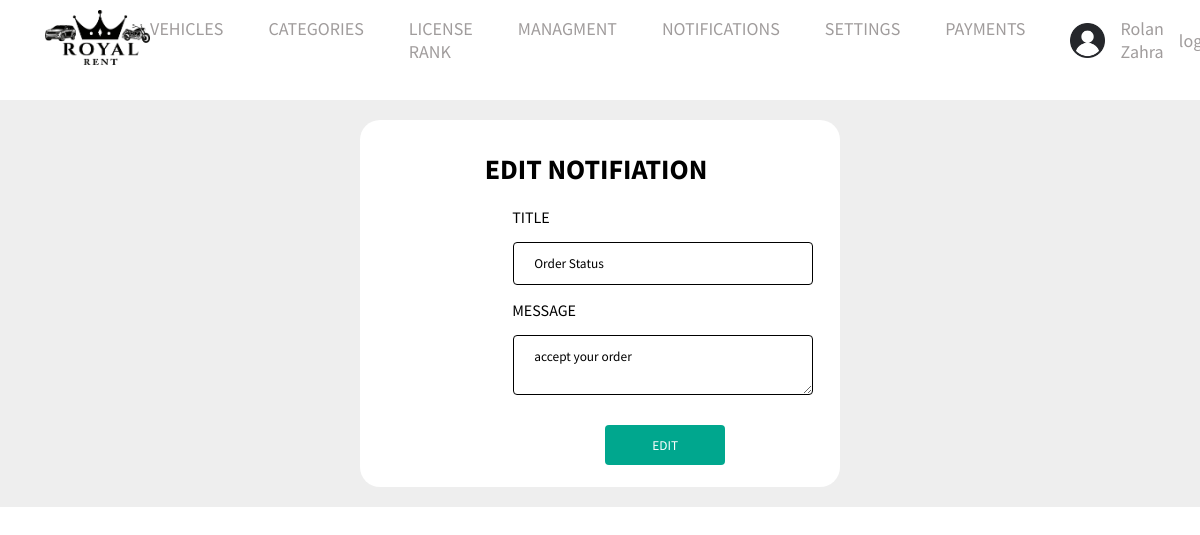
Screenshot of /admin/editnotification.php?id=100 (signed in) with the database file from the repository.
### tables this page shows
CREATE TABLE `settings` (
  `id` int(11) NOT NULL,
  `name` varchar(111) NOT NULL,
  `logo` varchar(111) NOT NULL,
  `email` varchar(111) NOT NULL,
  `phone` varchar(111) NOT NULL,
  `whatsapp` varchar(111) NOT NULL,
  `facebook` varchar(111) NOT NULL,
  `instagram` varchar(111) NOT NULL,
  `address` varchar(111) NOT NULL
);

CREATE TABLE `notification` (
  `id` int(11) NOT NULL,
  `to_id` int(11) NOT NULL,
  `title` varchar(111) NOT NULL,
  `message` varchar(111) NOT NULL,
  `from_user` varchar(111) NOT NULL,
  `read_at` varchar(1) DEFAULT NULL
);

### admin/editnotification.php (the view, shortened to what this page needs)
<?php
$selected = 'dashboradAdd';
include("include/header.php");
$id = $_GET['id'];
if ($id && is_numeric($id)) {
    $stmt = $con->prepare("select * from    notification where id=? limit 1");
    $stmt->execute(array($id));
    $count = $stmt->rowCount();
    if ($count > 0) {
        $notification = $stmt->fetch();
    } else {
        header("Location:notifications.php");
        exit;
    }
}
$title = $notification['title'];
$message = $notification['message'];
?>
<div class="data">
    <div class="items">
        <div class="header">
            <h1>EDIT NOTIFIATION</h1>
        </div>
        <div class="text-center">
            <div class="text-center">
                <form action="<?php $_SERVER['PHP_SELF'] ?>" method="POST">
                    <label for="fname"> TITLE</label>
                    <input type="text" id="title" name="title" value="<?php echo $title ?>">
                    <label for="fname"> MESSAGE</label>
                    <textarea name="message"><?php echo $message ?></textarea>
                    <input type="submit" value="EDIT" class="btn-post">
                </form>
            </div>
        </div>
    </div>
</div>

### admin/include/header.php (shortened to what this page needs)
<?php
require_once "connect.php";
?>
<!DOCTYPE html>
<html lang="en">
<head>
    <link rel="stylesheet" href="Styles/global.css">
    <link rel="stylesheet" href="Styles/navbar.css">
    <link rel="stylesheet" href="Styles/footer.css">
    <?php if ($selected == 'dashborad') { ?>
        <link rel="stylesheet" href="../Styles/dashborad.css">
    <?php } else if ($selected == 'dashboradAdd') { ?>
        <link rel="stylesheet" href="../Styles/dashboradAdd.css">
    <?php
    } else {
    ?>
        <link rel="stylesheet" href="../Styles/admin.css">
    <?php } ?>
    <link rel="stylesheet" href="https://cdnjs.cloudflare.com/ajax/libs/font-awesome/6.1.1/css/all.min.css" />
</head>
<body>
    <div class="navigation">
        <div class="nav-Content">
            <?php
            $stmt = $con->prepare('select *  from settings where id=1');
            $stmt->execute();
            $stting = $stmt->fetch();
            ?>
            <a ><img class="Logo" src="../images/<?php echo $stting['logo'] ?> " alt="Logo"></a>
            <ul class="nav-links" id="navLinks">
                <li class="test-menu"><a <?php if (
                                                basename($_SERVER['PHP_SELF']) == "vehicles.php" ||
                                                basename($_SERVER['PHP_SELF']) == 'user_vehicles.php' ||
                                                basename($_SERVER['PHP_SELF']) == 'receipt_vehicles.php' ||
                                                basename($_SERVER['PHP_SELF']) == 'commentsuser.php'
                                            ) {
                                                echo "class='selected'";
                                            } ?>>VEHICLES</a>
        </li>
        <li><a <?php if (basename($_SERVER['PHP_SELF']) == "categories.php") {
                    echo "class='selected'";
                } ?> href="categories.php">CATEGORIES</a></li>
        <li><a <?php if (basename($_SERVER['PHP_SELF']) == "lincenesrank.php") {
                    echo "class='selected'";
                } ?> href="lincenesrank.php">LICENSE RANK </a></li>
        <?php
        if ($_SESSION["role"] == 'admin') { ?>
            <li class="test-menu"><a <?php if (
                                            basename($_SERVER['PHP_SELF']) == "worker.php" ||
                                            basename($_SERVER['PHP_SELF']) == "users.php" ||
                                            basename($_SERVER['PHP_SELF']) == "contact_us.php" ||
                                            basename($_SERVER['PHP_SELF']) == "users_clubs.php"
                                        ) {
                                            echo "class='selected'";
                                        } ?>>MANAGMENT</a>
            </li>
            <li><a <?php if (basename($_SERVER['PHP_SELF']) == "notifications.php") {
                        echo "class='selected'";
                    } ?> href="notifications.php">NOTIFICATIONS</a></li>
            <li><a <?php if (basename($_SERVER['PHP_SELF']) == "setting.php") {
                        echo "class='selected'";
                    } ?> href="setting.php"> SETTINGS</a></li>
        <?php
        }  ?>
        <li><a <?php if (basename($_SERVER['PHP_SELF']) == "paymentuser.php") {
                    echo "class='selected'";
                } ?> href="paymentuser.php">PAYMENTS </a></li>
        </ul>
        <div class="Avatar">
            <?php
            if (isset($_SESSION['user_id'])) {
                echo ' <img src="../images/defaultAvatar.png" class="Avatar-Logo" alt="Avatar-Logo">';
            ?>
                <a href="editprofile.php"><?php echo  $_SESSION["name"] ?></a>
            <?php echo '<a href="logout.php">logout</a>';
            } else {
                echo '<a href="login.php">login</a>';
                echo '<a href="logout.php">register</a>';
            }
            ?>
        </div>
    </div>
    </div>

### admin/Styles/global.css (style rules this page uses)
* { font-family: "Source Sans Pro", sans-serif; margin: 0; padding: 0; }

### admin/Styles/navbar.css (style rules this page uses)
.nav-Content { display: flex; justify-content: space-between; align-items: center; margin: 0px 45px; }
.nav-links { display: flex; gap: 45px; }
.nav-links li, a { list-style: none; text-decoration: none; font-size: 18px; color: #111; }
.nav-links li { position: relative; }
.Logo { height: 55px; padding: 10px 0; }
.Avatar-Logo { width: 35px; }
.Avatar, .res-Avatar { display: flex; align-items: center; gap: 15px; }
.resNavLinks li, a { list-style: none; text-decoration: none; font-size: 18px; color: #111; }

### admin/Styles/footer.css (style rules this page uses)
.main-footer-content li, a { list-style: none; color: rgb(160, 156, 156); transition: 0.2s; }

### Styles/dashboradAdd.css (style rules this page uses)
.header { display: flex; margin-top: 29px; justify-content: space-around; margin-left: -98px; }
.header h1 { margin-left: 90px; font-size: 28px; }
.data { margin-top: 20px; padding: 20px; background-color: #eee; }
.items { padding: 2px; background-color: #fff; border-radius: 20px; width: 41%; margin: auto; }
label { font-style: 18px !important; margin-top: 30px !important; margin-bottom: 20px !important; padding: 20px; margin-left: -170px; }
input[type=text], input[type=number], select, #password, textarea { width: 300px; margin-left: -149px; padding: 12px 20px; margin-top:15px; margin-bottom: 15px; display: block; border: 1px solid #000; border-radius: 4px; box-sizing: border-box; }
.btn-post { background: #00A78E; width: 120px; height: 40px; margin-left: -57px;margin-bottom:20px; border: none; border-radius: 4px; cursor: pointer; margin-top: 15px;color: white; }
form { margin-left: 300px; }
.text-center { margin-top: 20px; }

### rows the page displays
settings: logo (picture)
notification: title "Order Status", message "accept your order"

### other values shown
$_SESSION["name"] "Rolan Zahra"
